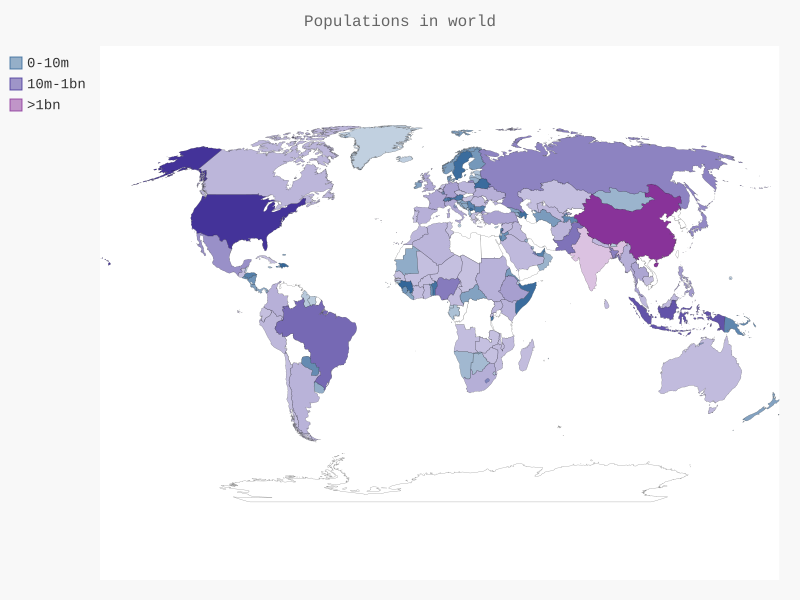

Recreate this plot in Python.
import json
from pygal_maps_world.i18n import COUNTRIES
from pygal.style import LightColorizedStyle as LCS
from country_codes import get_country_code
import pygal
from pygal.style import RotateStyle as RS

#将数据加载到一个列表中
filename = "population_data.json"
with open (filename) as f:
    pop_data = json.load(f)

cc_pop1,cc_pop2,cc_pop3 ={},{},{}
for pop_dict in pop_data:
    if pop_dict["Year"] == '2010':
        country_name = pop_dict["Country Name"]
        population = int(float(pop_dict["Value"]))
        code = get_country_code(country_name)
        if code:
            if population < 10000000:
                cc_pop1[code] = population
            elif population <1000000000:
                cc_pop2[code] = population
            else:
                cc_pop3[code] =population
        else:
            print("Error ->" +country_name)

wm_style = RS('#336699',base_style=LCS)
wm = pygal.maps.world.World(style =wm_style)
wm.title=('Populations in world')
wm.add('0-10m',cc_pop1)
wm.add('10m-1bn',cc_pop2)
wm.add('>1bn',cc_pop3)
wm.render_to_file('world_population.svg')
print(len(cc_pop1),len(cc_pop2),len(cc_pop3))
